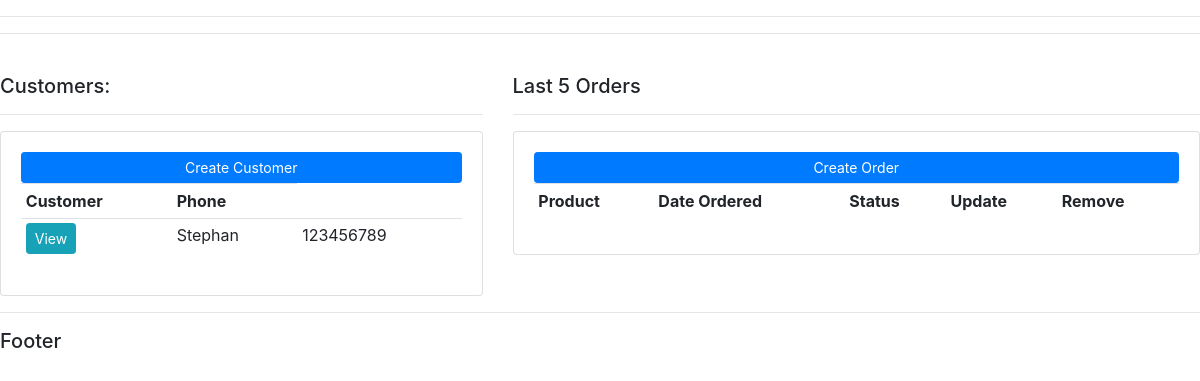
/, run on an earlier commit of the app's database.
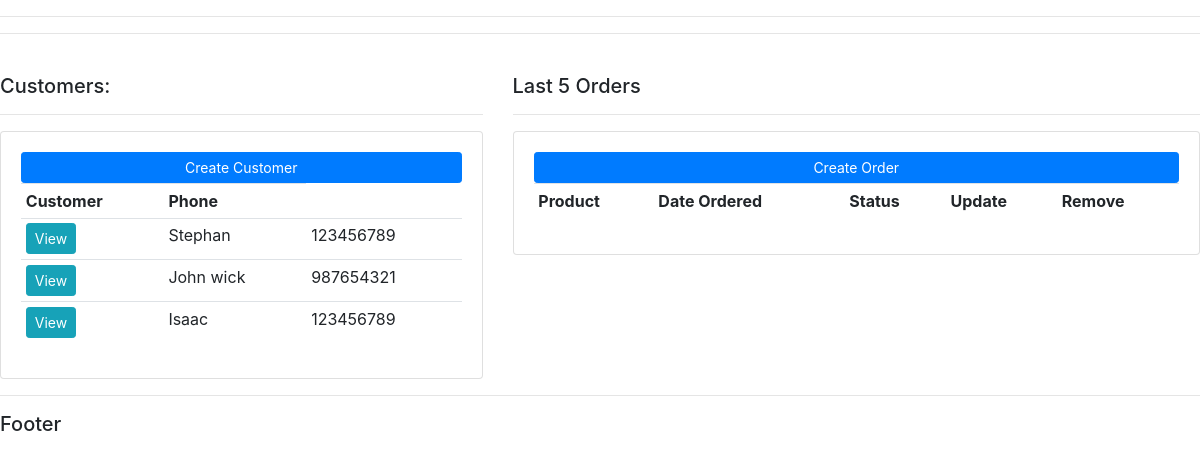
And on a later commit of the database.
### accounts/models.py (models this page shows, shortened)
class Customer(models.Model):
    name = models.CharField(max_length=200, null=True)
    phone = models.CharField(max_length=100, null=True)
    email = models.EmailField(max_length=200,null=True)
    date_created = models.DateTimeField(auto_now_add=True)

### accounts/views.py (the view)
# urls.py: path('', views.main, name="home"),
def main(request):
    order = Order.objects.all()
    customer1 = Customer.objects.all()
    total_customers = customer1.count()
    total_orders = order.count()
    delivered = order.filter(status='Delivered').count()
    pending = order.filter(status='Pending').count()
    context = {'order': order, 'customers': customer1, 'total_orders': total_orders, 'delivered': delivered, 'pending': pending}
    return render(request, 'accounts/main.html', context)

### accounts/templates/accounts/main.html (shortened to what this page needs)
{% load static %}
<!DOCTYPE html>
<html lang="en">
<head>
    <link rel="stylesheet" href="https://cdn.jsdelivr.net/npm/bootstrap@4.4.1/dist/css/bootstrap.min.css">
    </head>
<body>
<hr>
<hr>
{% include 'accounts/dashboard.html' %}
<hr>
<h5>Footer</h5>
</body>
</html>

### accounts/templates/accounts/dashboard.html (shortened to what this page needs)
{% block content %}
{% load static %}
<br>
<div class="row">
    <div class="col-md-5">
        <h5>Customers:</h5>
        <hr>
        <div class="card card-body">
            <a class="btn btn-primary btn-sm btn-block" href="">Create Customer</a>
            <table class="table table-sm">
                <tr>
                    <th>Customer</th>
                    <th>Phone</th>
                </tr>
                {% for customer in customers %}
                <tr>
                    <td><a class="btn btn-sm btn-info" href="{% url 'customer' customer.id %}">View</a></td>
                    <td>{{customer.name}}</td>
                    <td>{{customer.phone}}</td>
                </tr>
                {% endfor %}
            </table>
        </div>
    </div>
    <div class="col-md-7">
        <h5>Last 5 Orders</h5>
        <hr>
        <div class="card card-body">
            <a class="btn btn-primary btn-sm btn-block" href="{% url 'create_order' %}">Create Order</a>
            <table class="table table-sm">
                <tr>
                    <th>Product</th>
                    <th>Date Ordered</th>
                    <th>Status</th>
                    <th>Update</th>
                    <th>Remove</th>
                </tr>
            </table>
        </div>
    </div>
</div>
{% endblock %}

What changed in the data, as far as the page shows it:
added Customer: name "John wick", phone "987654321"
added Customer: name "Isaac", phone "123456789"
